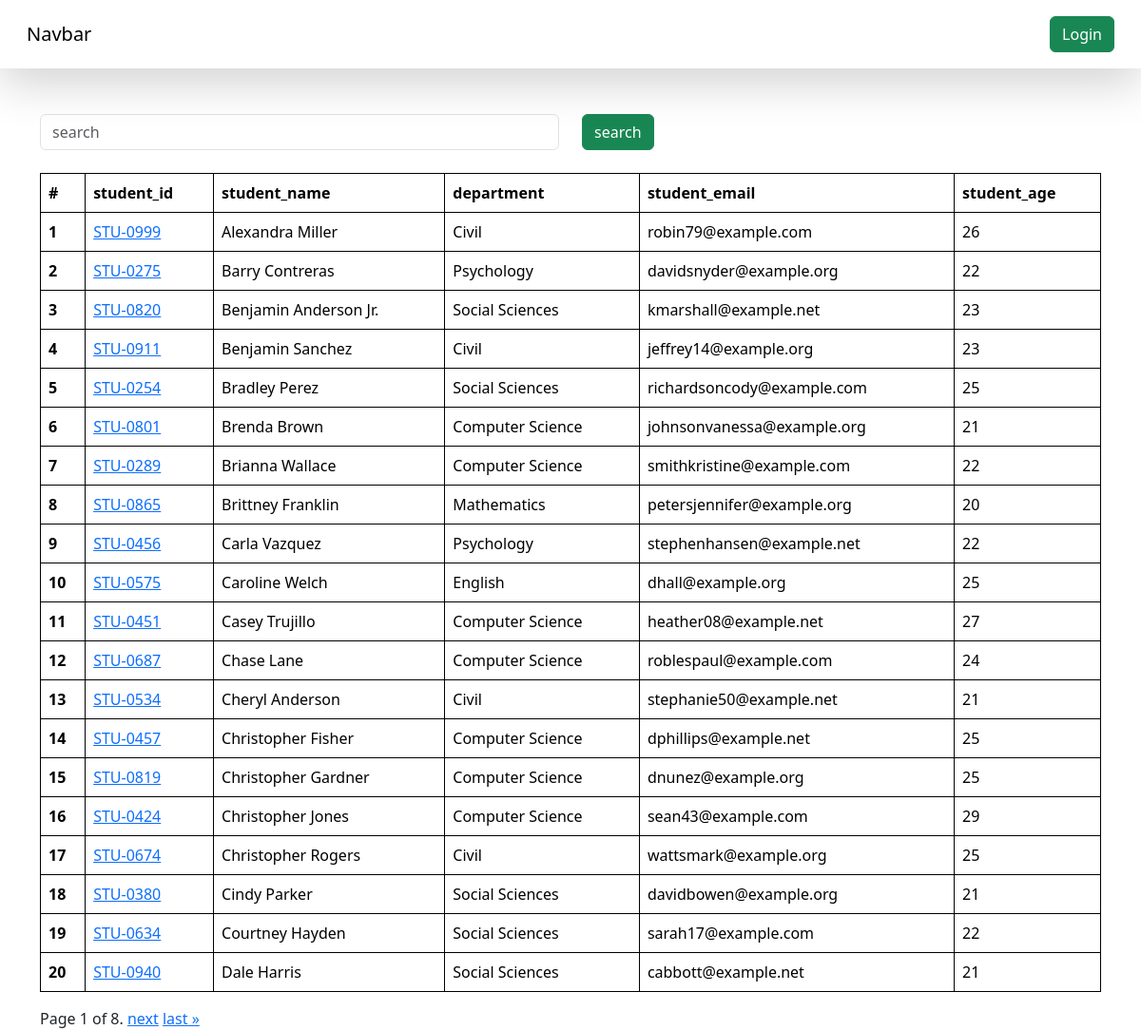
The page /students/ on the database its author committed.
### vege/models.py (models this page shows, shortened)
class Student(models.Model):
    department = models.ForeignKey(Department, related_name='depart', on_delete=models.CASCADE)
    student_id = models.OneToOneField(StudentID, related_name='studentid', on_delete=models.CASCADE)
    student_name = models.CharField(max_length=100)
    student_email = models.EmailField(unique=True)
    student_age = models.IntegerField(default=18)
    student_address = models.TextField()
    is_deleted = models.BooleanField(default=False)
    objects = StudentManager()
    admin_objects = models.Manager()
    def __str__(self) -> str:
        return self.student_name
    class Meta:
        ordering = ['student_name']
        verbose_name = 'student'

class StudentID(models.Model):
    student_id = models.CharField(max_length=100)
    def __str__(self) -> str:
        return self.student_id

class Department(models.Model):
    department = models.CharField(max_length=100)
    class Meta:
        ordering = ['department']

### vege/views.py (the view, shortened to what this page needs)
# urls.py: path('students/', get_students , name="get_students"),
def get_students(request):
    queryset = Student.objects.all()
    paginator = Paginator(queryset, 20)
    page_number = request.GET.get("page", 1)
    page_obj = paginator.get_page(page_number)
    print(page_obj.object_list)
    return render(request, 'report/students.html', {'queryset':page_obj})

### vege/models.py (called while the page is built)
    def get_queryset(self):
        return super().get_queryset().filter(is_deleted = False)

### vege/templates/report/students.html (shortened to what this page needs)
{% extends "base.html" %}
{% block start %}
<div class="container mt-5">
  <form class="mb-4">
  <div class="row">
    <div class="col-md-6">
      <input class="form-control" name="search" placeholder="search">
    </div>
    <div class="col-md-6">
      <button class="btn btn-success">search</button>
    </div>
  </div>
</form>
    <table class="table striped">
        <thead>
          <tr>
            <th scope="col">#</th>
            <th scope="col">student_id</th>
            <th scope="col">student_name</th>
            <th scope="col">department</th>
            <th scope="col">student_email</th>
            <th scope="col">student_age</th>
          </tr>
        </thead>
        <tbody>
          {% for student in queryset %}
          <tr>
            <th scope="row">{{forloop.counter}}</th>
            <td>
              <a href="{% url 'see_marks' student.student_id %}">
              {{student.student_id}}
            </a>
            </td>
            <td>{{student.student_name}}</td>
            <td>{{student.department.department}}</td>
            <td>{{student.student_email}}</td>
            <td>{{student.student_age}}</td>
          </tr>
          {% endfor %}
        </tbody>
    </table>
    <div class="pagination">
      <span class="step-links">
          <span class="current">
              Page {{ queryset.number }} of {{ queryset.paginator.num_pages }}.
          </span>
          {% if queryset.has_next %}
              <a href="?page={{ queryset.next_page_number }}">next</a>
              <a href="?page={{ queryset.paginator.num_pages }}">last &raquo;</a>
          {% endif %}
      </span>
  </div>
</div>
{% endblock %}

### home/templates/base.html (shortened to what this page needs)
<!DOCTYPE html>
<html lang="en">
<head>
    <link href="https://cdn.jsdelivr.net/npm/bootstrap@5.3.3/dist/css/bootstrap.min.css" rel="stylesheet">
</head>
<body>
    <nav class="navbar dark p-3 btn-primary shadow-lg">
        <div class="container-fluid">
          <a class="navbar-brand">Navbar</a>
          <form class="d-flex" role="search">
            {% if request.user.is_authenticated %}
            <a href="/logout/" class="btn btn-success" type="submit">Logout</a>
            {% else %}
            <a href="/login/" class="btn btn-success" type="submit">Login</a>
            {% endif %}
          </form>
        </div>
      </nav>
    {% block start %}
    {% endblock %}
</body>
</html>

### home/templates/base.html (style rules this page uses)
table , th , td { border: 1px solid black; }

### rows shown on the page
Student: student_id "STU-0999", student_name "Alexandra Miller", department.department "Civil", student_email "robin79@example.com", student_age "26"
Student: student_id "STU-0275", student_name "Barry Contreras", department.department "Psychology", student_email "davidsnyder@example.org", student_age "22"
Student: student_id "STU-0820", student_name "Benjamin Anderson Jr.", department.department "Social Sciences", student_email "kmarshall@example.net", student_age "23"
Student: student_id "STU-0911", student_name "Benjamin Sanchez", department.department "Civil", student_email "jeffrey14@example.org", student_age "23"
Student: student_id "STU-0254", student_name "Bradley Perez", department.department "Social Sciences", student_email "richardsoncody@example.com", student_age "25"
Student: student_id "STU-0801", student_name "Brenda Brown", department.department "Computer Science", student_email "johnsonvanessa@example.org", student_age "21"
Student: student_id "STU-0289", student_name "Brianna Wallace", department.department "Computer Science", student_email "smithkristine@example.com", student_age "22"
Student: student_id "STU-0865", student_name "Brittney Franklin", department.department "Mathematics", student_email "petersjennifer@example.org", student_age "20"
Student: student_id "STU-0456", student_name "Carla Vazquez", department.department "Psychology", student_email "stephenhansen@example.net", student_age "22"
Student: student_id "STU-0575", student_name "Caroline Welch", department.department "English", student_email "dhall@example.org", student_age "25"
Student: student_id "STU-0451", student_name "Casey Trujillo", department.department "Computer Science", student_email "heather08@example.net", student_age "27"
Student: student_id "STU-0687", student_name "Chase Lane", department.department "Computer Science", student_email "roblespaul@example.com", student_age "24"
Student: student_id "STU-0534", student_name "Cheryl Anderson", department.department "Civil", student_email "stephanie50@example.net", student_age "21"
Student: student_id "STU-0457", student_name "Christopher Fisher", department.department "Computer Science", student_email "dphillips@example.net", student_age "25"
Student: student_id "STU-0819", student_name "Christopher Gardner", department.department "Computer Science", student_email "dnunez@example.org", student_age "25"
Student: student_id "STU-0424", student_name "Christopher Jones", department.department "Computer Science", student_email "sean43@example.com", student_age "29"
Student: student_id "STU-0674", student_name "Christopher Rogers", department.department "Civil", student_email "wattsmark@example.org", student_age "25"
Student: student_id "STU-0380", student_name "Cindy Parker", department.department "Social Sciences", student_email "davidbowen@example.org", student_age "21"
Student: student_id "STU-0634", student_name "Courtney Hayden", department.department "Social Sciences", student_email "sarah17@example.com", student_age "22"
Student: student_id "STU-0940", student_name "Dale Harris", department.department "Social Sciences", student_email "cabbott@example.net", student_age "21"

### other values the page prints
{{ queryset.number }} "1"
{{ queryset.paginator.num_pages }} "8"
